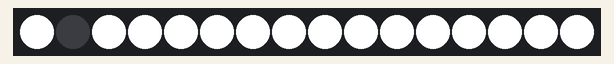
Bench run of a sketch on a simulated Arduino Uno, built with avr-gcc and run on an emulated ATmega328P. Shown: 16 RGB LEDs in strip order, left to right.

Above: at 0.15 s.
At 1.08 s:
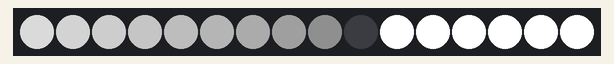
At 2.31 s:
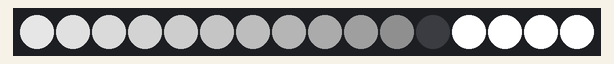
At 4.77 s:
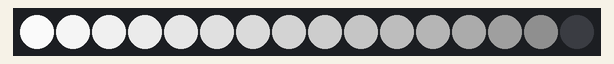
At 7.23 s:
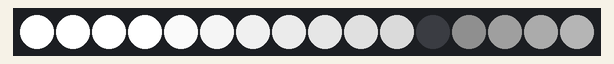
At 9.69 s:
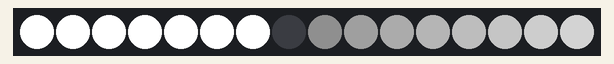

The sketch:

controller_02.ino
```cpp
#include "Tlc5940.h"
#include "datatypes.h"
#define QTY 16

unsigned int buffer[QTY];
Playhead p = { 1, 0, 1};
struct Led leds[16];

void setup()
{
  Tlc.init(4095);
  for (char i = 0; i < QTY; i++){
    leds[i].value = 4095;
    leds[i].decay = 256;
  }
}

void loop()
{

  updatePlayhead(&p);
  updateLeds(leds, &p);
  render(leds, QTY);
  delay(10);
};

void updatePlayhead(Playhead * p)
{
  p->pos += p->dir;
  if(p->pos == 0) p->dir = 1;
  if(p->pos == QTY - 1) p->dir = -1;
};

void updateLeds(struct Led leds[] , Playhead * p){

  for(int i = 0 ; i < QTY ; i ++)
  {
    if(i == p->pos)
    {
      leds[i].value = 0;
    }else
    {
      leds[i].value = constrain(leds[i].value + leds[i].decay, 0, 4095);
    }
  }
};

//void updateBuffer(unsigned int buffer[], Led * leds[])
//{
//  for(int i = 0 ; i < QTY; i++)
//  {
//    buffer[i] = leds[i]->value;
//  }
//};


void render(struct Led leds[], int l)
{
  for(int i = 0; i < l ; i ++)
  {
    Tlc.set(i, leds[i].value);
  }
  Tlc.update();
};

//void render(unsigned int buffer[], int l)
//{
//  for(int i = 0; i < l ; i ++)
//  {
//    Tlc.set(i, buffer[i]);
//  }
//  Tlc.update();
//};
```

datatypes.h
```cpp
struct Led{
  unsigned int value;
  unsigned int decay;
};

struct Playhead{
  int dir;
  unsigned int pos;
  unsigned int vel;
};
```

Measured:
- by itself, everything shown: repeats every 9.2 s, in 30 steps
